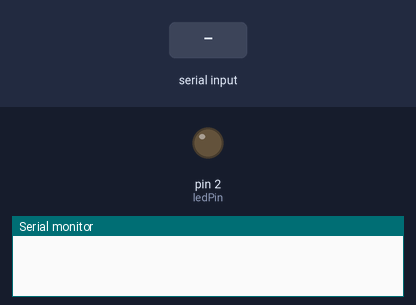
The sketch below on a simulated Arduino Uno, built with avr-gcc and run on an emulated ATmega328P. On the bench: output pins drawn as LEDs (lit = HIGH), the last lines printed to the serial monitor. The test bench sets the inputs (shaded band).

Above: at 1.2 s.
1.3 s: "1" received over Serial
At 2.2 s:
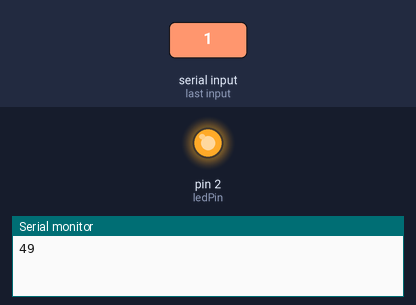
2.8 s: "0" received over Serial
At 3.3 s:
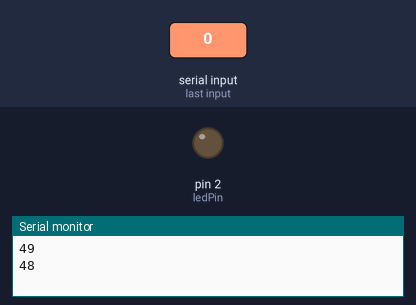
Timing chart, 0 to 5.8 s (numbered marks = the images above; inputs shaded):
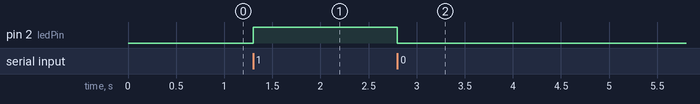

The sketch:

led_com_control.ino
```cpp
// программа зажигает светодиод при передаче в com-порт 1
// в классе serial уже заложено прерывание

int incomingByte = 0;   // for incoming serial data
int ledPin = 2;

void setup() {
  pinMode(ledPin, OUTPUT);
  Serial.begin(9600);     // opens serial port, sets data rate to 9600 bps
}

void loop() {
  if (Serial.available() > 0) {
    incomingByte = Serial.read();
    Serial.println(incomingByte);
  }
  if (incomingByte==49)
    {
      digitalWrite(ledPin, HIGH);
    }
   if (incomingByte==48)
    {
      digitalWrite(ledPin, LOW);
    }
}
```

Measured:
- after the input at 1.3 s, pin 2 (ledPin): LOW → HIGH at once
- after the input at 2.8 s, pin 2 (ledPin): HIGH → LOW at once
